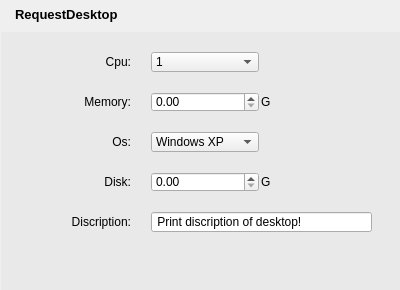
<?xml version="1.0" encoding="UTF-8"?>
<ui version="4.0">
 <class>RequestDesktopDlg</class>
 <widget class="QDialog" name="RequestDesktopDlg">
  <property name="geometry">
   <rect>
    <x>0</x>
    <y>0</y>
    <width>400</width>
    <height>290</height>
   </rect>
  </property>
  <property name="windowTitle">
   <string>Dialog</string>
  </property>
  <property name="styleSheet">
   <string notr="true">QDialog{
background-image:url(&quot;:image/resource/image/skin_expand.png&quot;);
border-radius:5px;
font-size: 15px;
}</string>
  </property>
  <widget class="QWidget" name="layoutWidget">
   <property name="geometry">
    <rect>
     <x>4</x>
     <y>-1</y>
     <width>144</width>
     <height>31</height>
    </rect>
   </property>
   <layout class="QHBoxLayout" name="horizontalLayout">
    <item>
     <widget class="QLabel" name="label">
      <property name="minimumSize">
       <size>
        <width>5</width>
        <height>23</height>
       </size>
      </property>
      <property name="maximumSize">
       <size>
        <width>5</width>
        <height>23</height>
       </size>
      </property>
      <property name="styleSheet">
       <string notr="true"/>
      </property>
      <property name="text">
       <string/>
      </property>
     </widget>
    </item>
    <item>
     <widget class="QLabel" name="label_1">
      <property name="styleSheet">
       <string notr="true">color:0;
font: bold 10pt;</string>
      </property>
      <property name="text">
       <string>RequestDesktop</string>
      </property>
     </widget>
    </item>
   </layout>
  </widget>
  <widget class="QWidget" name="widget_2" native="true">
   <property name="geometry">
    <rect>
     <x>1</x>
     <y>32</y>
     <width>400</width>
     <height>258</height>
    </rect>
   </property>
   <property name="styleSheet">
    <string notr="true">QWidget#widget_2{
background-color:rgb(173,173,173);
}</string>
   </property>
   <widget class="QWidget" name="widget" native="true">
    <property name="geometry">
     <rect>
      <x>0</x>
      <y>0</y>
      <width>400</width>
      <height>258</height>
     </rect>
    </property>
    <property name="styleSheet">
     <string notr="true">QWidget#widget{
background-color:#e9e9e9;
}</string>
    </property>
    <widget class="QWidget" name="horizontalLayoutWidget">
     <property name="geometry">
      <rect>
       <x>210</x>
       <y>212</y>
       <width>161</width>
       <height>31</height>
      </rect>
     </property>
     <layout class="QHBoxLayout" name="horizontalLayout_buttonBox"/>
    </widget>
    <widget class="QComboBox" name="comboBox_cpu">
     <property name="enabled">
      <bool>true</bool>
     </property>
     <property name="geometry">
      <rect>
       <x>150</x>
       <y>20</y>
       <width>108</width>
       <height>20</height>
      </rect>
     </property>
     <property name="minimumSize">
      <size>
       <width>100</width>
       <height>0</height>
      </size>
     </property>
     <property name="styleSheet">
      <string notr="true"/>
     </property>
     <item>
      <property name="text">
       <string>1</string>
      </property>
     </item>
     <item>
      <property name="text">
       <string>2</string>
      </property>
     </item>
     <item>
      <property name="text">
       <string>3</string>
      </property>
     </item>
     <item>
      <property name="text">
       <string>4</string>
      </property>
     </item>
    </widget>
    <widget class="QLabel" name="label_6">
     <property name="geometry">
      <rect>
       <x>50</x>
       <y>140</y>
       <width>80</width>
       <height>20</height>
      </rect>
     </property>
     <property name="maximumSize">
      <size>
       <width>16777215</width>
       <height>20</height>
      </size>
     </property>
     <property name="text">
      <string> Disk:</string>
     </property>
     <property name="alignment">
      <set>Qt::AlignRight|Qt::AlignTrailing|Qt::AlignVCenter</set>
     </property>
    </widget>
    <widget class="QLineEdit" name="lineEdit_discription">
     <property name="geometry">
      <rect>
       <x>150</x>
       <y>180</y>
       <width>221</width>
       <height>20</height>
      </rect>
     </property>
     <property name="minimumSize">
      <size>
       <width>200</width>
       <height>0</height>
      </size>
     </property>
     <property name="styleSheet">
      <string notr="true"/>
     </property>
     <property name="text">
      <string> Print discription of desktop!</string>
     </property>
     <property name="maxLength">
      <number>200</number>
     </property>
    </widget>
    <widget class="QDoubleSpinBox" name="doubleSpinBox_disk">
     <property name="geometry">
      <rect>
       <x>150</x>
       <y>140</y>
       <width>108</width>
       <height>20</height>
      </rect>
     </property>
     <property name="minimumSize">
      <size>
       <width>100</width>
       <height>0</height>
      </size>
     </property>
     <property name="minimum">
      <double>0.000000000000000</double>
     </property>
     <property name="value">
      <double>0.000000000000000</double>
     </property>
    </widget>
    <widget class="QLabel" name="label_5">
     <property name="geometry">
      <rect>
       <x>50</x>
       <y>100</y>
       <width>80</width>
       <height>20</height>
      </rect>
     </property>
     <property name="maximumSize">
      <size>
       <width>16777215</width>
       <height>20</height>
      </size>
     </property>
     <property name="text">
      <string> Os:</string>
     </property>
     <property name="alignment">
      <set>Qt::AlignRight|Qt::AlignTrailing|Qt::AlignVCenter</set>
     </property>
    </widget>
    <widget class="QLabel" name="label_7">
     <property name="geometry">
      <rect>
       <x>50</x>
       <y>180</y>
       <width>80</width>
       <height>20</height>
      </rect>
     </property>
     <property name="maximumSize">
      <size>
       <width>16777215</width>
       <height>20</height>
      </size>
     </property>
     <property name="text">
      <string> Discription:</string>
     </property>
     <property name="alignment">
      <set>Qt::AlignRight|Qt::AlignTrailing|Qt::AlignVCenter</set>
     </property>
    </widget>
    <widget class="QLabel" name="label_9">
     <property name="geometry">
      <rect>
       <x>260</x>
       <y>142</y>
       <width>10</width>
       <height>16</height>
      </rect>
     </property>
     <property name="maximumSize">
      <size>
       <width>10</width>
       <height>16777215</height>
      </size>
     </property>
     <property name="text">
      <string>G</string>
     </property>
    </widget>
    <widget class="QLabel" name="label_8">
     <property name="geometry">
      <rect>
       <x>260</x>
       <y>62</y>
       <width>10</width>
       <height>16</height>
      </rect>
     </property>
     <property name="maximumSize">
      <size>
       <width>10</width>
       <height>16777215</height>
      </size>
     </property>
     <property name="text">
      <string>G</string>
     </property>
    </widget>
    <widget class="QComboBox" name="comboBox_os">
     <property name="geometry">
      <rect>
       <x>150</x>
       <y>100</y>
       <width>108</width>
       <height>20</height>
      </rect>
     </property>
     <property name="minimumSize">
      <size>
       <width>100</width>
       <height>0</height>
      </size>
     </property>
     <item>
      <property name="text">
       <string>Windows XP</string>
      </property>
     </item>
     <item>
      <property name="text">
       <string>Windows 7</string>
      </property>
     </item>
     <item>
      <property name="text">
       <string>Windows 8</string>
      </property>
     </item>
     <item>
      <property name="text">
       <string>Red Linux</string>
      </property>
     </item>
     <item>
      <property name="text">
       <string>Ubuntu</string>
      </property>
     </item>
    </widget>
    <widget class="QLabel" name="label_3">
     <property name="geometry">
      <rect>
       <x>50</x>
       <y>20</y>
       <width>80</width>
       <height>20</height>
      </rect>
     </property>
     <property name="maximumSize">
      <size>
       <width>16777215</width>
       <height>20</height>
      </size>
     </property>
     <property name="text">
      <string>Cpu:</string>
     </property>
     <property name="alignment">
      <set>Qt::AlignRight|Qt::AlignTrailing|Qt::AlignVCenter</set>
     </property>
    </widget>
    <widget class="QDoubleSpinBox" name="doubleSpinBox_memory">
     <property name="geometry">
      <rect>
       <x>150</x>
       <y>60</y>
       <width>108</width>
       <height>20</height>
      </rect>
     </property>
     <property name="minimumSize">
      <size>
       <width>100</width>
       <height>0</height>
      </size>
     </property>
     <property name="maximum">
      <double>8.000000000000000</double>
     </property>
     <property name="singleStep">
      <double>0.100000000000000</double>
     </property>
    </widget>
    <widget class="QLabel" name="label_4">
     <property name="geometry">
      <rect>
       <x>50</x>
       <y>60</y>
       <width>80</width>
       <height>20</height>
      </rect>
     </property>
     <property name="maximumSize">
      <size>
       <width>16777215</width>
       <height>20</height>
      </size>
     </property>
     <property name="text">
      <string> Memory:</string>
     </property>
     <property name="alignment">
      <set>Qt::AlignRight|Qt::AlignTrailing|Qt::AlignVCenter</set>
     </property>
    </widget>
   </widget>
  </widget>
 </widget>
 <resources/>
 <connections/>
</ui>
